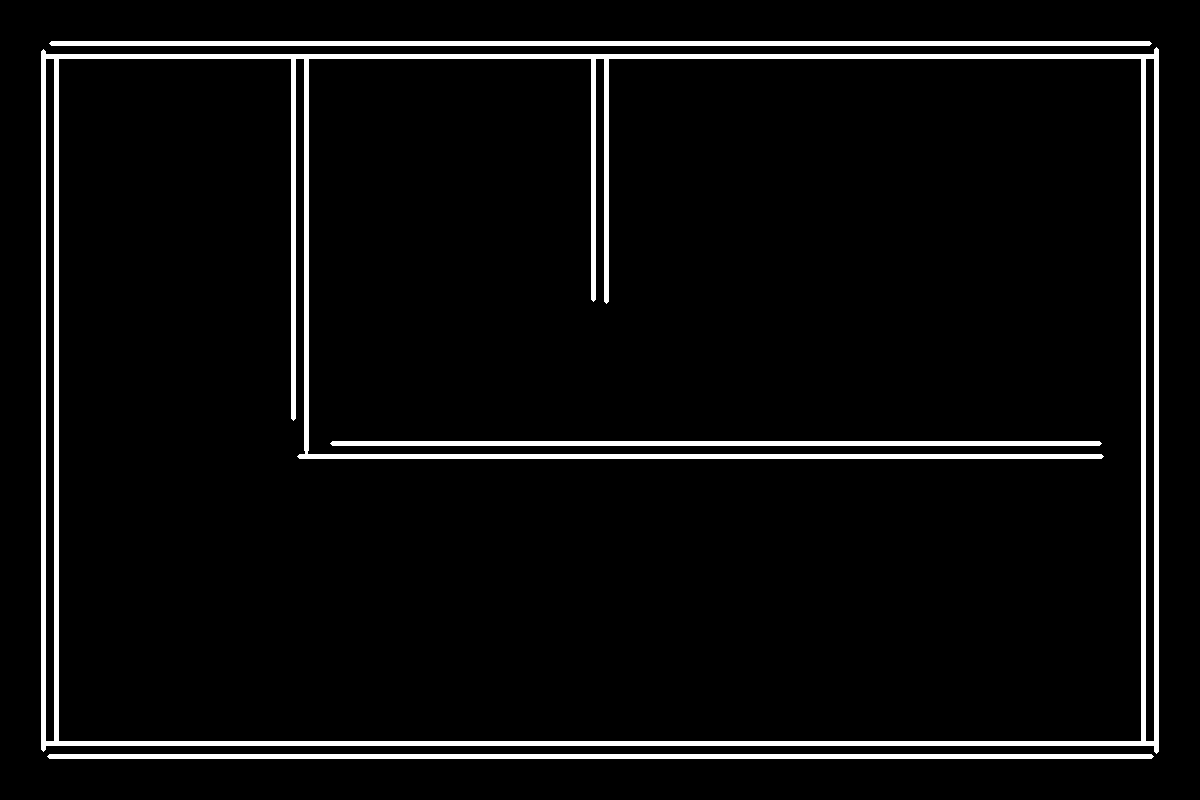
#> input picture input/debug_processed.png, 1200 x 800 px
$ python image_processing.py ../input/debug_processed.png
#> lines starting #> are read from the running program, lines starting #| are printed output that depends on the picture; after the words box and inside, x2 and y2 are one past the last pixel; in counts of white or black regions, pixels touching at a corner belong together
import cv2
import numpy as np
import json
import os


def process_image(image_path, json_output_path=None, debug=False, method='hough', normalize=True):
    """
    Process a floorplan image and extract wall information.

    method:
      - 'basic' : contour-based wall detection
      - 'hough' : line-based wall detection (default)
    """
#> called with image_path = '../input/debug_processed.png', debug = True, method = 'hough', normalize = True
    img = cv2.imread(image_path)
#> img is the input picture: shape (800, 1200, 3); 5.2% white; 4 white regions, box (x1, y1, x2, y2) and area: (41, 47, 1159, 754) 35150, (47, 754, 1154, 759) 5523, (49, 41, 1152, 46) 5503, (330, 441, 1102, 446) 3848
    if img is None:
        raise FileNotFoundError(image_path)

    gray = cv2.cvtColor(img, cv2.COLOR_BGR2GRAY)
    h_img, w_img = gray.shape
#> h_img = 800; w_img = 1200

    # --- Binarization with adaptive approach ---
    # Try to separate walls from background
    blur = cv2.GaussianBlur(gray, (5, 5), 0)
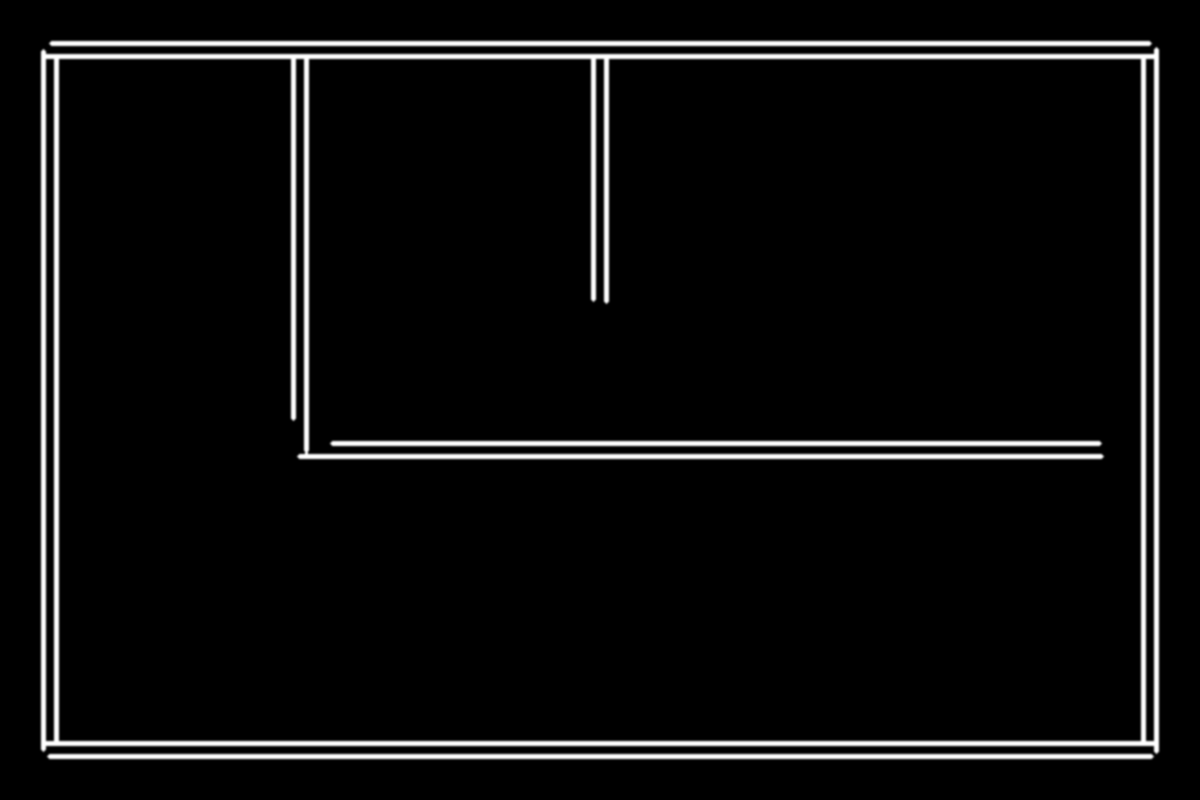
#> blur: shape (800, 1200); min 0, max 255, mean 13.3

    # Use Otsu's thresholding
    _, th = cv2.threshold(blur, 0, 255, cv2.THRESH_BINARY + cv2.THRESH_OTSU)
#> th: shape (800, 1200); 5.2% white; 4 white regions, box (x1, y1, x2, y2) and area: (41, 48, 1159, 753) 35169, (48, 754, 1153, 759) 5521, (50, 41, 1151, 46) 5501, (331, 441, 1101, 446) 3846

    # Invert if needed (walls should be white/foreground)
    if np.mean(th == 255) < 0.3:  # More than 70% black - invert
        th = cv2.bitwise_not(th)

    # --- Enhanced Morphology ---
    # Use larger kernel to better connect wall segments
    kernel_close = cv2.getStructuringElement(cv2.MORPH_RECT, (5, 5))
    th = cv2.morphologyEx(th, cv2.MORPH_CLOSE, kernel_close, iterations=2)
#> th: shape (800, 1200); every value is 255

    kernel_open = cv2.getStructuringElement(cv2.MORPH_RECT, (3, 3))
    th = cv2.morphologyEx(th, cv2.MORPH_OPEN, kernel_open, iterations=1)

    # Additional dilation to emphasize walls
    th = cv2.dilate(th, kernel_close, iterations=1)

    walls = []
    processed = th.copy()

    # ======================================================
    # HOUGH LINE DETECTION (improved)
    # ======================================================
    edges = cv2.Canny(processed, 20, 60)
#> edges: shape (800, 1200); every value is 0

    lines = cv2.HoughLinesP(
        edges,
        rho=1,
        theta=np.pi / 180,
        threshold=40,  # Lowered threshold to catch more lines
        minLineLength=15,  # Reduced minimum length
        maxLineGap=20  # Reduced gap tolerance
    )
#> lines = None

    mask = np.zeros_like(processed)

    if lines is not None:
        lines = lines.reshape(-1, 4)

        for (x1, y1, x2, y2) in lines:
            cv2.line(mask, (x1, y1), (x2, y2), 255, thickness=3)  # Thinner lines for precision

    # Merge line segments into wall segments
    kernel = cv2.getStructuringElement(cv2.MORPH_RECT, (7, 7))
    mask = cv2.morphologyEx(mask, cv2.MORPH_CLOSE, kernel, iterations=2)
    mask = cv2.morphologyEx(mask, cv2.MORPH_OPEN, kernel, iterations=1)

    # Extract contours
    contours, _ = cv2.findContours(mask, cv2.RETR_EXTERNAL, cv2.CHAIN_APPROX_SIMPLE)
#> contours = []

    for cnt in contours:
        area = cv2.contourArea(cnt)
        if area < 300:  # Adjusted minimum area
            continue

        # Approximate contour to reduce noise
        epsilon = 0.02 * cv2.arcLength(cnt, True)
        approx = cv2.approxPolyDP(cnt, epsilon, True)

        # Get bounding box
        x, y, w, h = cv2.boundingRect(approx)

        # Filter out very small walls
        if w < 5 or h < 5:
            continue

        walls.append({
            "bbox": {"x": x, "y": y, "w": w, "h": h},
            "area": area
        })
#> after the loop, walls = []

    processed = mask

    # ======================================================
    # WALL MERGING TO CONNECT DISCONNECTED SEGMENTS
    # ======================================================
    def merge_walls(walls_list, merge_threshold=60):
        """
        Merge overlapping or nearby wall bounding boxes with improved logic.
        """
        if not walls_list:
            return walls_list

        merged = []
        used = [False] * len(walls_list)

        for i, w1 in enumerate(walls_list):
            if used[i]:
                continue

            b1 = w1["bbox"]
            x1, y1, w1_w, h1 = b1["x"], b1["y"], b1["w"], b1["h"]
            x1_end, y1_end = x1 + w1_w, y1 + h1

            # Find walls to merge with
            to_merge = [i]
            for j in range(i + 1, len(walls_list)):
                if used[j]:
                    continue

                b2 = walls_list[j]["bbox"]
                x2, y2, w2_w, h2 = b2["x"], b2["y"], b2["w"], b2["h"]
                x2_end, y2_end = x2 + w2_w, y2 + h2

                # Check overlap
                overlap_x = max(0, min(x1_end, x2_end) - max(x1, x2))
                overlap_y = max(0, min(y1_end, y2_end) - max(y1, y2))

                # Check if aligned (horizontal or vertical)
                is_horizontal = abs(y1 - y2) < merge_threshold
                is_vertical = abs(x1 - x2) < merge_threshold

                # Merge if overlapping or aligned and close
                if (overlap_x > 0 and overlap_y > 0) or \
                   (is_horizontal and overlap_x > 0) or \
                   (is_vertical and overlap_y > 0):
                    to_merge.append(j)
                    used[j] = True

            # Create merged wall
            merged_bbox = {
                "x": min(walls_list[k]["bbox"]["x"] for k in to_merge),
                "y": min(walls_list[k]["bbox"]["y"] for k in to_merge),
                "x_end": max(walls_list[k]["bbox"]["x"] + walls_list[k]["bbox"]["w"] for k in to_merge),
                "y_end": max(walls_list[k]["bbox"]["y"] + walls_list[k]["bbox"]["h"] for k in to_merge),
            }
            merged_bbox["w"] = merged_bbox["x_end"] - merged_bbox["x"]
            merged_bbox["h"] = merged_bbox["y_end"] - merged_bbox["y"]

            merged.append({
                "bbox": {k: merged_bbox[k] for k in ["x", "y", "w", "h"]}
            })
            used[i] = True

        return merged

    walls = merge_walls(walls, merge_threshold=60)

    # ======================================================
    # NORMALIZATION + SAVE
    # ======================================================
    output_walls = []

    for w in walls:
        b = w["bbox"]
        if normalize:
            output_walls.append({
                "bbox": {
                    "x": b["x"] / w_img,
                    "y": b["y"] / h_img,
                    "w": b["w"] / w_img,
                    "h": b["h"] / h_img
                }
            })
        else:
            output_walls.append(w)
#> after the loop, output_walls = []

    if json_output_path:
        os.makedirs(os.path.dirname(json_output_path), exist_ok=True)
        with open(json_output_path, "w") as f:
            json.dump({
                "image": os.path.basename(image_path),
                "walls": output_walls
            }, f, indent=2)

    if debug:
        dbg = os.path.join(os.path.dirname(image_path), "debug_processed.png")
        cv2.imwrite(dbg, processed)

    return output_walls

    # ======================================================
    # WALL MERGING TO CONNECT DISCONNECTED SEGMENTS
    # ======================================================
    # [75 lines left out: function merge_walls, not called in this run]

    walls = merge_walls(walls, merge_threshold=50)

    # ======================================================
    # NORMALIZATION + SAVE
    # ======================================================
    output_walls = []

    for w in walls:
        b = w["bbox"]
        if normalize:
            output_walls.append({
                "bbox": {
                    "x": b["x"] / w_img,
                    "y": b["y"] / h_img,
                    "w": b["w"] / w_img,
                    "h": b["h"] / h_img
                }
            })
        else:
            output_walls.append(w)

    if json_output_path:
        os.makedirs(os.path.dirname(json_output_path), exist_ok=True)
        with open(json_output_path, "w") as f:
            json.dump({
                "image": os.path.basename(image_path),
                "walls": output_walls
            }, f, indent=2)

    if debug:
        dbg = os.path.join(os.path.dirname(image_path), "debug_processed.png")
        cv2.imwrite(dbg, processed)

    return output_walls


# [41 lines left out: function precise_process, not called in this run]


if __name__ == "__main__":
    import sys
    if len(sys.argv) < 2:
        print("Usage: python image_processing.py <image>")
        sys.exit(1)

    walls = process_image(sys.argv[1], debug=True)
#> walls = []
    print("Detected walls:", len(walls))
#| Detected walls: 0
